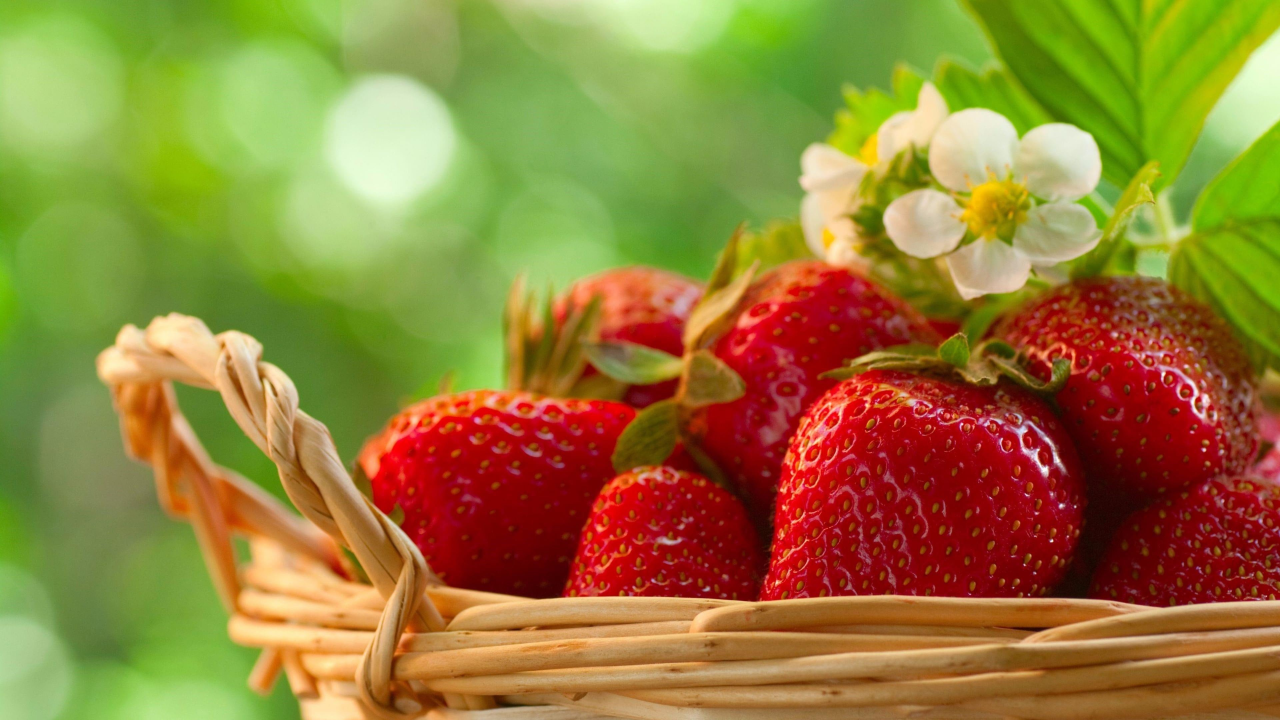
#> input picture img56lab.jpg, 3840 x 2160 px (shown at 1/3 size)
$ python lab5.py
#> lines starting #> are read from the running program, lines starting #| are printed output that depends on the picture; after the words box and inside, x2 and y2 are one past the last pixel; in counts of white or black regions, pixels touching at a corner belong together
import cv2 as cv
import numpy as np

image = cv.imread('img56lab.jpg')
#> image is the input picture: shape (2160, 3840, 3); mean B, G, R 56.9, 126.3, 148.7
image = cv.resize(image, (800, 450))
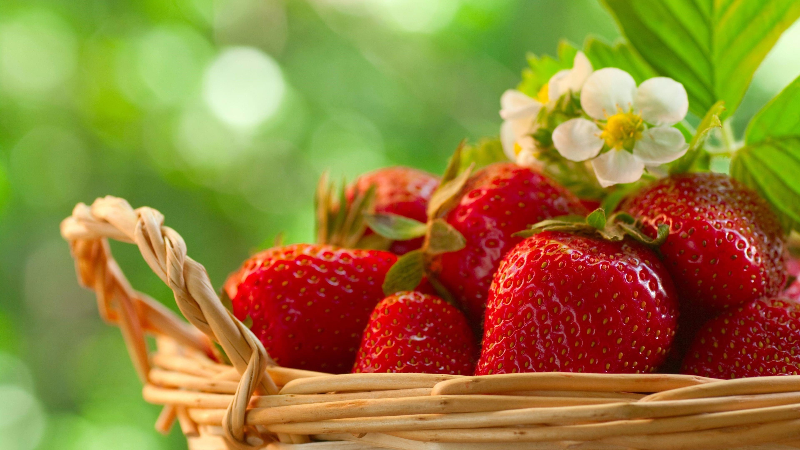
#> image: shape (450, 800, 3); mean B, G, R 56.8, 126.2, 148.6
image_hsv = cv.cvtColor(image, cv.COLOR_BGR2HSV)
#> image_hsv: shape (450, 800, 3); mean H, S, V 42.6, 179.1, 168.8

lower_red1 = np.array([0, 100, 100])
upper_red1 = np.array([10, 255, 255])
lower_red2 = np.array([160, 100, 100])
upper_red2 = np.array([180, 255, 255])

mask1 = cv.inRange(image_hsv, lower_red1, upper_red1)
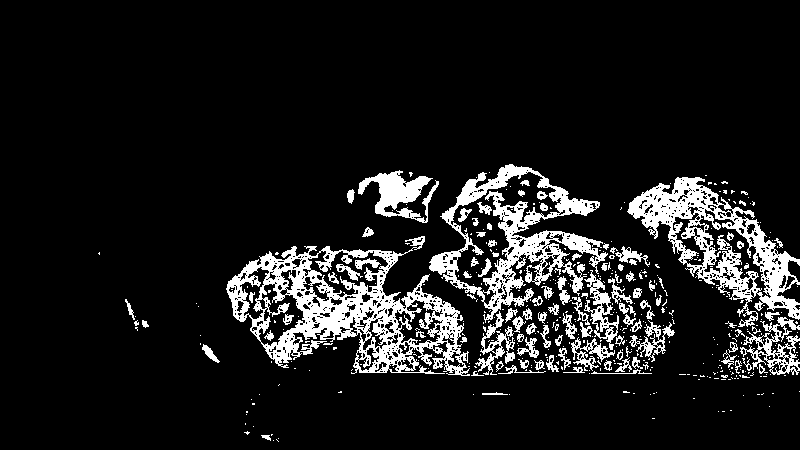
#> mask1: shape (450, 800); 11.2% white; 458 white regions (353 under 20 px), largest, box (x1, y1, x2, y2) and area: (226, 236, 470, 376) 12167, (627, 177, 800, 327) 7745, (429, 164, 608, 323) 7600
mask2 = cv.inRange(image_hsv, lower_red2, upper_red2)
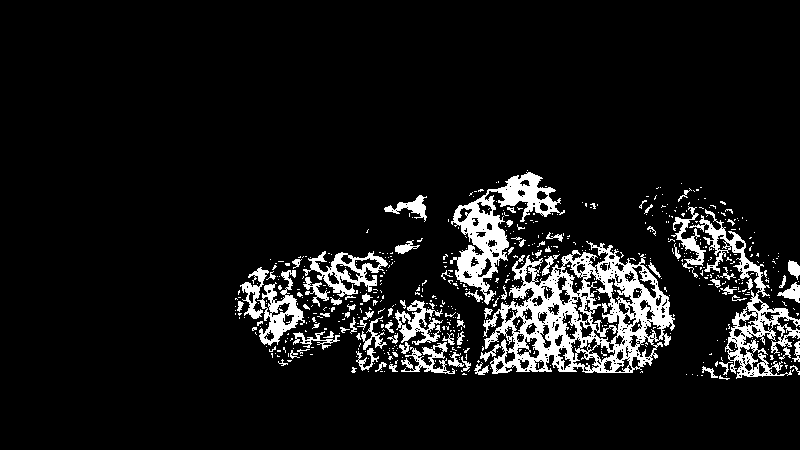
#> mask2: shape (450, 800); 8.6% white; 631 white regions (547 under 20 px), largest, box (x1, y1, x2, y2) and area: (480, 241, 675, 374) 11006, (450, 172, 565, 305) 4285, (689, 209, 800, 379) 3578
mask = mask1 + mask2
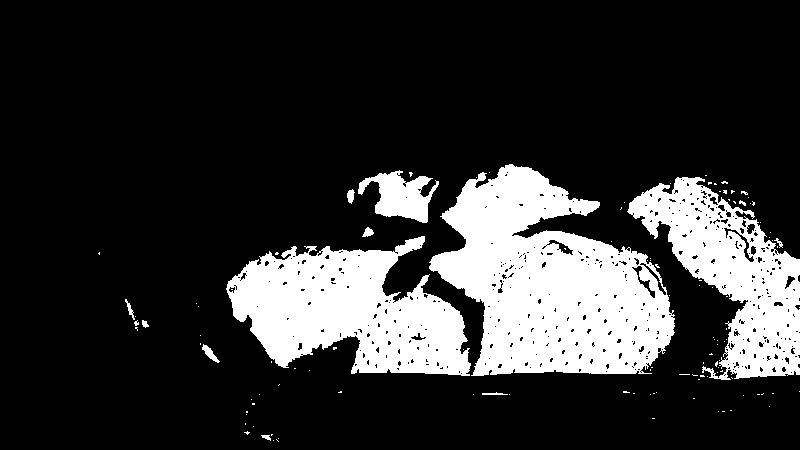
#> mask: shape (450, 800); 19.7% white; 118 white regions (105 under 20 px), largest, box (x1, y1, x2, y2) and area: (429, 164, 675, 376) 31529, (226, 236, 471, 376) 20848, (627, 177, 800, 380) 15518

result = cv.bitwise_and(image, image, mask=mask)
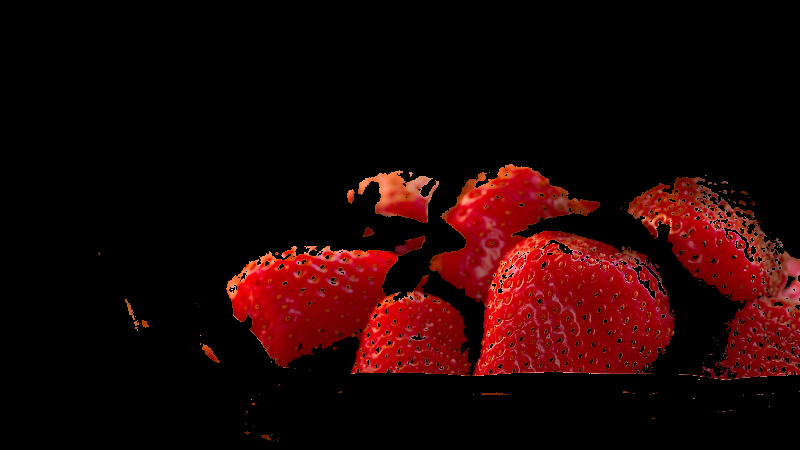
#> result: shape (450, 800, 3); mean B, G, R 4.1, 4.4, 31.1

cv.imshow('Original', image)
cv.imshow('Result', result)

cv.waitKey(0)
cv.destroyAllWindows()
